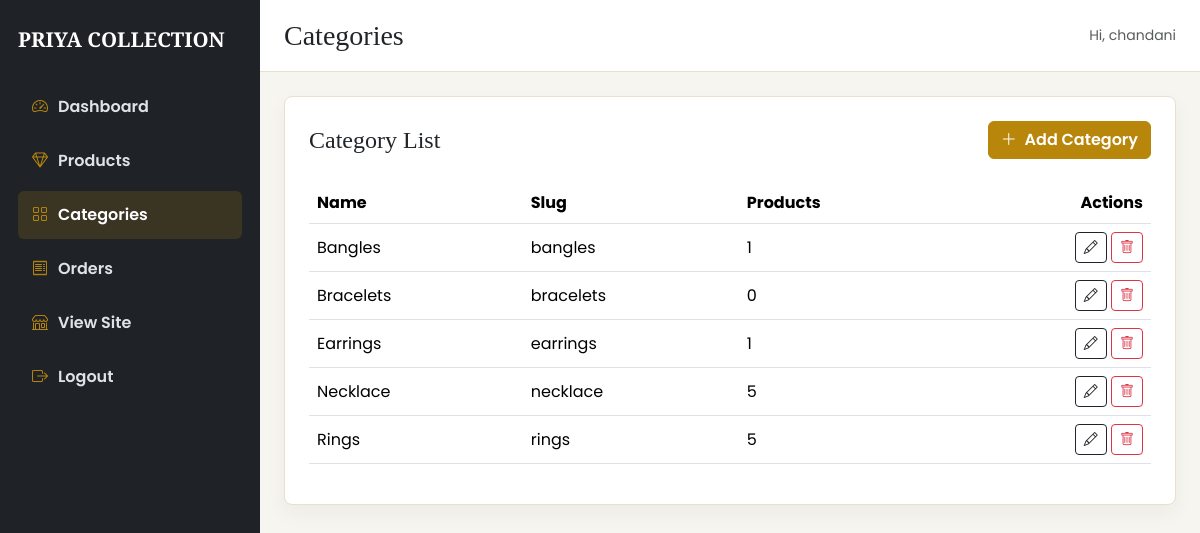
The app's page /dashboard/categories/ (signed in) with its own data.
### store/models.py (models this page shows, shortened)
class Category(models.Model):
    name = models.CharField(max_length=120)
    slug = models.SlugField(max_length=140, blank=True, null=True)
    class Meta:
        ordering = ['name']
        verbose_name_plural = 'Categories'

### adminpanel/views.py (the view)
# urls.py: path('categories/', views.category_list, name='category_list'),
@admin_staff_required
def category_list(request):
    categories = Category.objects.prefetch_related('products')
    return render(request, 'adminpanel/category_list.html', {'categories': categories})

### store/context_processors.py (called while the page is built)
def shop_context(request):
    cart = request.session.get('cart', {})
    wishlist = request.session.get('wishlist', [])
    cart_count = sum(int(quantity) for quantity in cart.values()) if isinstance(cart, dict) else 0
    wishlist_count = len(wishlist) if isinstance(wishlist, list) else 0
    return {
        'nav_categories': Category.objects.all(),
        'cart_count': cart_count,
        'wishlist_count': wishlist_count,
    }

### adminpanel/templates/adminpanel/category_list.html (shortened to what this page needs)
{% extends 'adminpanel/base_admin.html' %}
{% block page_title %}Categories{% endblock %}
{% block content %}
<div class="admin-card p-4">
    <div class="d-flex justify-content-between align-items-center mb-4">
        <h2 class="h4 mb-0">Category List</h2>
        <a class="btn gold-btn" href="{% url 'adminpanel:category_create' %}"><i class="bi bi-plus-lg me-1"></i> Add Category</a>
    </div>
    <div class="table-responsive">
        <table class="table align-middle">
            <thead>
                <tr>
                    <th>Name</th>
                    <th>Slug</th>
                    <th>Products</th>
                    <th class="text-end">Actions</th>
                </tr>
            </thead>
            <tbody>
                {% for category in categories %}
                    <tr>
                        <td>{{ category.name }}</td>
                        <td>{{ category.slug|default:'-' }}</td>
                        <td>{{ category.products.count }}</td>
                        <td class="text-end">
                            <a class="btn btn-sm btn-outline-dark" href="{% url 'adminpanel:category_update' category.pk %}"><i class="bi bi-pencil"></i></a>
                            <form class="d-inline" method="post" action="{% url 'adminpanel:category_delete' category.pk %}" onsubmit="return confirm('Delete this category?');">
                                <button class="btn btn-sm btn-outline-danger" type="submit"><i class="bi bi-trash"></i></button>
                            </form>
                        </td>
                    </tr>
                {% empty %}
                    <tr><td colspan="4" class="text-center text-muted py-4">No categories yet.</td></tr>
                {% endfor %}
            </tbody>
        </table>
    </div>
</div>
{% endblock %}

### adminpanel/templates/adminpanel/base_admin.html (shortened to what this page needs)
<!doctype html>
<html lang="en">
<head>
    <link href="https://cdn.jsdelivr.net/npm/bootstrap@5.3.3/dist/css/bootstrap.min.css" rel="stylesheet">
    <link href="https://cdn.jsdelivr.net/npm/bootstrap-icons@1.11.3/font/bootstrap-icons.css" rel="stylesheet">
</head>
<body>
    <div class="admin-layout">
        <aside class="sidebar d-lg-block">
            <div class="brand">PRIYA COLLECTION</div>
            <a class="admin-link {% if request.resolver_match.url_name == 'dashboard' %}active{% endif %}" href="{% url 'adminpanel:dashboard' %}"><i class="bi bi-speedometer2"></i> Dashboard</a>
            <a class="admin-link {% if 'product' in request.resolver_match.url_name %}active{% endif %}" href="{% url 'adminpanel:product_list' %}"><i class="bi bi-gem"></i> Products</a>
            <a class="admin-link {% if 'category' in request.resolver_match.url_name %}active{% endif %}" href="{% url 'adminpanel:category_list' %}"><i class="bi bi-grid"></i> Categories</a>
            <a class="admin-link {% if request.resolver_match.url_name == 'order_list' %}active{% endif %}" href="{% url 'adminpanel:order_list' %}"><i class="bi bi-receipt"></i> Orders</a>
            <a class="admin-link" href="{% url 'home' %}"><i class="bi bi-shop"></i> View Site</a>
            <a class="admin-link" href="{% url 'adminpanel:logout' %}"><i class="bi bi-box-arrow-right"></i> Logout</a>
        </aside>
        <section class="main-content">
            <div class="topbar">
                <div class="d-flex align-items-center gap-2">
                    <h1 class="h3 mb-0">{% block page_title %}Dashboard{% endblock %}</h1>
                </div>
                <span class="text-muted small">Hi, {{ request.user.username }}</span>
            </div>
            <div class="page-body">
                {% block content %}{% endblock %}
            </div>
        </section>
    </div>
</body>
</html>

### adminpanel/templates/adminpanel/base_admin.html (style rules this page uses)
:root { --gold: #b8860b; --dark: #1f2328; --soft: #f7f5f0; --line: #e8dfcf; }
body { background: var(--soft); font-family: "Poppins", sans-serif; letter-spacing: 0; }
h1, h2, h3, .brand { font-family: "Playfair Display", serif; letter-spacing: 0; }
.admin-layout { min-height: 100vh; display: grid; grid-template-columns: 260px 1fr; }
.sidebar { background: var(--dark); color: #fff; padding: 24px 18px; position: sticky; top: 0; height: 100vh; }
.brand { font-weight: 700; font-size: 1.28rem; margin-bottom: 28px; }
.admin-link { color: #dfe2e6; display: flex; align-items: center; gap: 10px; padding: 12px 14px; border-radius: 6px; margin-bottom: 6px; text-decoration: none; font-weight: 600; }
.admin-link:hover, .admin-link.active { background: rgba(184, 134, 11, .18); color: #fff; }
.admin-link i { color: var(--gold); }
.topbar { background: #fff; border-bottom: 1px solid var(--line); min-height: 72px; display: flex; align-items: center; justify-content: space-between; padding: 0 24px; }
.main-content { min-width: 0; }
.page-body { padding: 24px; }
.admin-card { background: #fff; border: 1px solid var(--line); border-radius: 8px; box-shadow: 0 8px 20px rgba(31, 35, 40, .05); }
.gold-btn { background: var(--gold); border-color: var(--gold); color: #fff; font-weight: 600; }

### records on screen
Category: name "Bangles", slug "bangles", products.count "1"
Category: name "Bracelets", slug "bracelets", products.count "0"
Category: name "Earrings", slug "earrings", products.count "1"
Category: name "Necklace", slug "necklace", products.count "5"
Category: name "Rings", slug "rings", products.count "5"

### other values on screen
{{ request.user.username }} "chandani"
